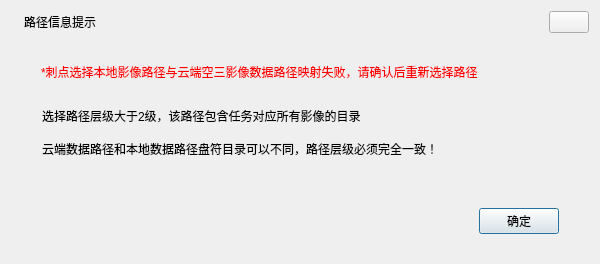
<?xml version="1.0" encoding="UTF-8"?>
<ui version="4.0">
 <class>SurveySelectImage</class>
 <widget class="QDialog" name="SurveySelectImage">
  <property name="geometry">
   <rect>
    <x>0</x>
    <y>0</y>
    <width>600</width>
    <height>264</height>
   </rect>
  </property>
  <property name="sizePolicy">
   <sizepolicy hsizetype="Ignored" vsizetype="Preferred">
    <horstretch>0</horstretch>
    <verstretch>0</verstretch>
   </sizepolicy>
  </property>
  <property name="font">
   <font>
    <family>Arial</family>
   </font>
  </property>
  <property name="windowTitle">
   <string notr="true"/>
  </property>
  <property name="styleSheet">
   <string notr="true"/>
  </property>
  <layout class="QVBoxLayout" name="verticalLayout_3">
   <property name="spacing">
    <number>6</number>
   </property>
   <property name="sizeConstraint">
    <enum>QLayout::SetDefaultConstraint</enum>
   </property>
   <property name="leftMargin">
    <number>0</number>
   </property>
   <property name="topMargin">
    <number>0</number>
   </property>
   <property name="rightMargin">
    <number>0</number>
   </property>
   <property name="bottomMargin">
    <number>0</number>
   </property>
   <item>
    <widget class="QWidget" name="widgetMain" native="true">
     <layout class="QVBoxLayout" name="verticalLayout">
      <property name="spacing">
       <number>0</number>
      </property>
      <property name="leftMargin">
       <number>1</number>
      </property>
      <property name="topMargin">
       <number>1</number>
      </property>
      <property name="rightMargin">
       <number>1</number>
      </property>
      <property name="bottomMargin">
       <number>1</number>
      </property>
      <item>
       <widget class="QWidget" name="widgetTitle" native="true">
        <property name="sizePolicy">
         <sizepolicy hsizetype="Preferred" vsizetype="Fixed">
          <horstretch>0</horstretch>
          <verstretch>0</verstretch>
         </sizepolicy>
        </property>
        <layout class="QHBoxLayout" name="horizontalLayout_2">
         <property name="spacing">
          <number>6</number>
         </property>
         <property name="leftMargin">
          <number>10</number>
         </property>
         <property name="topMargin">
          <number>10</number>
         </property>
         <property name="rightMargin">
          <number>10</number>
         </property>
         <property name="bottomMargin">
          <number>10</number>
         </property>
         <item>
          <widget class="QLabel" name="label_logo">
           <property name="text">
            <string/>
           </property>
          </widget>
         </item>
         <item>
          <widget class="QLabel" name="lab_title">
           <property name="sizePolicy">
            <sizepolicy hsizetype="Expanding" vsizetype="Preferred">
             <horstretch>0</horstretch>
             <verstretch>0</verstretch>
            </sizepolicy>
           </property>
           <property name="text">
            <string notr="true">路径信息提示</string>
           </property>
           <property name="alignment">
            <set>Qt::AlignLeading|Qt::AlignLeft|Qt::AlignVCenter</set>
           </property>
          </widget>
         </item>
         <item>
          <widget class="QWidget" name="widget_menu" native="true">
           <property name="sizePolicy">
            <sizepolicy hsizetype="Minimum" vsizetype="Preferred">
             <horstretch>0</horstretch>
             <verstretch>0</verstretch>
            </sizepolicy>
           </property>
           <layout class="QHBoxLayout" name="horizontalLayout">
            <property name="spacing">
             <number>0</number>
            </property>
            <property name="leftMargin">
             <number>0</number>
            </property>
            <property name="topMargin">
             <number>0</number>
            </property>
            <property name="rightMargin">
             <number>0</number>
            </property>
            <property name="bottomMargin">
             <number>0</number>
            </property>
            <item>
             <widget class="QPushButton" name="btnClose">
              <property name="sizePolicy">
               <sizepolicy hsizetype="Fixed" vsizetype="Fixed">
                <horstretch>0</horstretch>
                <verstretch>0</verstretch>
               </sizepolicy>
              </property>
              <property name="cursor">
               <cursorShape>ArrowCursor</cursorShape>
              </property>
              <property name="focusPolicy">
               <enum>Qt::NoFocus</enum>
              </property>
              <property name="toolTip">
               <string>关闭</string>
              </property>
              <property name="text">
               <string/>
              </property>
              <property name="autoDefault">
               <bool>false</bool>
              </property>
              <property name="flat">
               <bool>false</bool>
              </property>
             </widget>
            </item>
           </layout>
          </widget>
         </item>
        </layout>
       </widget>
      </item>
      <item>
       <widget class="QWidget" name="widgetBody" native="true">
        <property name="sizePolicy">
         <sizepolicy hsizetype="Preferred" vsizetype="Expanding">
          <horstretch>0</horstretch>
          <verstretch>0</verstretch>
         </sizepolicy>
        </property>
        <property name="styleSheet">
         <string notr="true"/>
        </property>
        <layout class="QVBoxLayout" name="verticalLayout_2">
         <property name="spacing">
          <number>6</number>
         </property>
         <property name="leftMargin">
          <number>40</number>
         </property>
         <property name="topMargin">
          <number>20</number>
         </property>
         <property name="rightMargin">
          <number>40</number>
         </property>
         <property name="bottomMargin">
          <number>20</number>
         </property>
         <item>
          <layout class="QHBoxLayout" name="horizontalLayout_9">
           <property name="bottomMargin">
            <number>15</number>
           </property>
           <item>
            <widget class="QLabel" name="label_2">
             <property name="text">
              <string>&lt;html&gt;&lt;head/&gt;&lt;body&gt;&lt;p&gt;&lt;span style=&quot; color:#ff0000;&quot;&gt;*刺点选择本地影像路径与云端空三影像数据路径映射失败，请确认后重新选择路径
&lt;/span&gt;&lt;/p&gt;&lt;/body&gt;&lt;/html&gt;</string>
             </property>
            </widget>
           </item>
          </layout>
         </item>
         <item>
          <layout class="QHBoxLayout" name="horizontalLayout_4">
           <property name="leftMargin">
            <number>1</number>
           </property>
           <property name="topMargin">
            <number>1</number>
           </property>
           <property name="rightMargin">
            <number>1</number>
           </property>
           <property name="bottomMargin">
            <number>1</number>
           </property>
           <item>
            <widget class="QLabel" name="label">
             <property name="sizePolicy">
              <sizepolicy hsizetype="Fixed" vsizetype="Preferred">
               <horstretch>0</horstretch>
               <verstretch>0</verstretch>
              </sizepolicy>
             </property>
             <property name="minimumSize">
              <size>
               <width>80</width>
               <height>0</height>
              </size>
             </property>
             <property name="maximumSize">
              <size>
               <width>480</width>
               <height>16777215</height>
              </size>
             </property>
             <property name="text">
              <string>选择路径层级大于2级，该路径包含任务对应所有影像的目录</string>
             </property>
            </widget>
           </item>
           <item>
            <spacer name="horizontalSpacer_3">
             <property name="orientation">
              <enum>Qt::Horizontal</enum>
             </property>
             <property name="sizeHint" stdset="0">
              <size>
               <width>40</width>
               <height>20</height>
              </size>
             </property>
            </spacer>
           </item>
          </layout>
         </item>
         <item>
          <layout class="QHBoxLayout" name="horizontalLayout_8">
           <property name="leftMargin">
            <number>1</number>
           </property>
           <property name="topMargin">
            <number>1</number>
           </property>
           <property name="rightMargin">
            <number>1</number>
           </property>
           <property name="bottomMargin">
            <number>1</number>
           </property>
           <item>
            <widget class="QLabel" name="label_9">
             <property name="sizePolicy">
              <sizepolicy hsizetype="Fixed" vsizetype="Preferred">
               <horstretch>0</horstretch>
               <verstretch>0</verstretch>
              </sizepolicy>
             </property>
             <property name="minimumSize">
              <size>
               <width>450</width>
               <height>0</height>
              </size>
             </property>
             <property name="maximumSize">
              <size>
               <width>450</width>
               <height>16777215</height>
              </size>
             </property>
             <property name="text">
              <string>云端数据路径和本地数据路径盘符目录可以不同，路径层级必须完全一致！</string>
             </property>
            </widget>
           </item>
           <item>
            <spacer name="horizontalSpacer_7">
             <property name="orientation">
              <enum>Qt::Horizontal</enum>
             </property>
             <property name="sizeHint" stdset="0">
              <size>
               <width>40</width>
               <height>20</height>
              </size>
             </property>
            </spacer>
           </item>
          </layout>
         </item>
         <item>
          <spacer name="verticalSpacer">
           <property name="orientation">
            <enum>Qt::Vertical</enum>
           </property>
           <property name="sizeType">
            <enum>QSizePolicy::Preferred</enum>
           </property>
           <property name="sizeHint" stdset="0">
            <size>
             <width>20</width>
             <height>40</height>
            </size>
           </property>
          </spacer>
         </item>
         <item>
          <widget class="QWidget" name="group" native="true">
           <property name="sizePolicy">
            <sizepolicy hsizetype="Preferred" vsizetype="Preferred">
             <horstretch>0</horstretch>
             <verstretch>0</verstretch>
            </sizepolicy>
           </property>
           <layout class="QHBoxLayout" name="horizontalLayout_3">
            <property name="leftMargin">
             <number>0</number>
            </property>
            <property name="topMargin">
             <number>0</number>
            </property>
            <property name="rightMargin">
             <number>0</number>
            </property>
            <property name="bottomMargin">
             <number>9</number>
            </property>
            <item>
             <spacer name="horizontalSpacer">
              <property name="orientation">
               <enum>Qt::Horizontal</enum>
              </property>
              <property name="sizeHint" stdset="0">
               <size>
                <width>40</width>
                <height>20</height>
               </size>
              </property>
             </spacer>
            </item>
            <item>
             <spacer name="horizontalSpacer_2">
              <property name="orientation">
               <enum>Qt::Horizontal</enum>
              </property>
              <property name="sizeType">
               <enum>QSizePolicy::Preferred</enum>
              </property>
              <property name="sizeHint" stdset="0">
               <size>
                <width>10</width>
                <height>20</height>
               </size>
              </property>
             </spacer>
            </item>
            <item>
             <widget class="QPushButton" name="btnOk">
              <property name="cursor">
               <cursorShape>PointingHandCursor</cursorShape>
              </property>
              <property name="focusPolicy">
               <enum>Qt::StrongFocus</enum>
              </property>
              <property name="styleSheet">
               <string notr="true"/>
              </property>
              <property name="text">
               <string>确定</string>
              </property>
              <property name="default">
               <bool>true</bool>
              </property>
              <property name="flat">
               <bool>false</bool>
              </property>
             </widget>
            </item>
           </layout>
          </widget>
         </item>
        </layout>
       </widget>
      </item>
     </layout>
    </widget>
   </item>
  </layout>
 </widget>
 <resources>
  <include location="../QRenderBus.qrc"/>
 </resources>
 <connections>
  <connection>
   <sender>btnClose</sender>
   <signal>clicked()</signal>
   <receiver>SurveySelectImage</receiver>
   <slot>reject()</slot>
   <hints>
    <hint type="sourcelabel">
     <x>588</x>
     <y>33</y>
    </hint>
    <hint type="destinationlabel">
     <x>532</x>
     <y>98</y>
    </hint>
   </hints>
  </connection>
  <connection>
   <sender>btnOk</sender>
   <signal>clicked()</signal>
   <receiver>SurveySelectImage</receiver>
   <slot>accept()</slot>
   <hints>
    <hint type="sourcelabel">
     <x>541</x>
     <y>278</y>
    </hint>
    <hint type="destinationlabel">
     <x>537</x>
     <y>389</y>
    </hint>
   </hints>
  </connection>
 </connections>
</ui>
